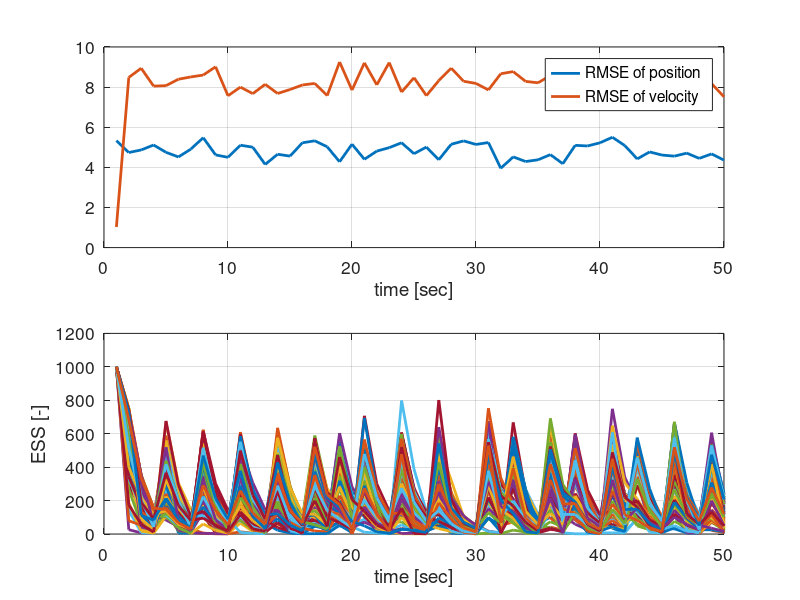

This figure's MATLAB source: (Note: this script raises an error after producing the figure.)
load 1_f_PF_SIR_1_1.mat
e_x_1_1 = x_true - xhat;
ESS_1_1 = ESS;

load 1_f_PF_SIR_1_2.mat
e_x_1_2 = x_true - xhat;
ESS_1_2 = ESS;

load 1_f_PF_SIR_1_3.mat
e_x_1_3 = x_true - xhat;
ESS_1_3 = ESS;

load 1_f_PF_SIR_1_4.mat
e_x_1_4 = x_true - xhat;
ESS_1_4 = ESS;

load 1_f_PF_SIR_2_1.mat
e_x_2_1 = x_true - xhat;
ESS_2_1 = ESS;

load 1_f_PF_SIR_2_2.mat
e_x_2_2 = x_true - xhat;
ESS_2_2 = ESS;

load 1_f_PF_SIR_2_3.mat
e_x_2_3 = x_true - xhat;
ESS_2_3 = ESS;

load 1_f_PF_SIR_2_4.mat
e_x_2_4 = x_true - xhat;
ESS_2_4 = ESS;

load 1_f_PF_SIR_3_1.mat
e_x_3_1 = x_true - xhat;
ESS_3_1 = ESS;

load 1_f_PF_SIR_3_2.mat
e_x_3_2 = x_true - xhat;
ESS_3_2 = ESS;

load 1_f_PF_SIR_3_3.mat
e_x_3_3 = x_true - xhat;
ESS_3_3 = ESS;

load 1_f_PF_SIR_3_4.mat
e_x_3_4 = x_true - xhat;
ESS_3_4 = ESS;

load 1_f_PF_SIR_4_1.mat
e_x_4_1 = x_true - xhat;
ESS_4_1 = ESS;

load 1_f_PF_SIR_4_2.mat
e_x_4_2 = x_true - xhat;
ESS_4_2 = ESS;

load 1_f_PF_SIR_4_3.mat
e_x_4_3 = x_true - xhat;
ESS_4_3 = ESS;

load 1_f_PF_SIR_4_4.mat
e_x_4_4 = x_true - xhat;
ESS_4_4 = ESS;

MC = size(e_x_1_1,1)/2;
simLen = size(e_x_1_1,2);

for i = 1:simLen
    RMS_SIR_1_1(:,i) = [sqrt(sum(e_x_1_1(1:2:end,i).^2)/MC);sqrt(sum(e_x_1_1(2:2:end,i).^2)/MC)];
    RMS_SIR_1_2(:,i) = [sqrt(sum(e_x_1_2(1:2:end,i).^2)/MC);sqrt(sum(e_x_1_2(2:2:end,i).^2)/MC)];
    RMS_SIR_1_3(:,i) = [sqrt(sum(e_x_1_3(1:2:end,i).^2)/MC);sqrt(sum(e_x_1_3(2:2:end,i).^2)/MC)];
    RMS_SIR_1_4(:,i) = [sqrt(sum(e_x_1_4(1:2:end,i).^2)/MC);sqrt(sum(e_x_1_4(2:2:end,i).^2)/MC)];
    RMS_SIR_2_1(:,i) = [sqrt(sum(e_x_2_1(1:2:end,i).^2)/MC);sqrt(sum(e_x_2_1(2:2:end,i).^2)/MC)];
    RMS_SIR_2_2(:,i) = [sqrt(sum(e_x_2_2(1:2:end,i).^2)/MC);sqrt(sum(e_x_2_2(2:2:end,i).^2)/MC)];
    RMS_SIR_2_3(:,i) = [sqrt(sum(e_x_2_3(1:2:end,i).^2)/MC);sqrt(sum(e_x_2_3(2:2:end,i).^2)/MC)];
    RMS_SIR_2_4(:,i) = [sqrt(sum(e_x_2_4(1:2:end,i).^2)/MC);sqrt(sum(e_x_2_4(2:2:end,i).^2)/MC)];
    RMS_SIR_3_1(:,i) = [sqrt(sum(e_x_3_1(1:2:end,i).^2)/MC);sqrt(sum(e_x_3_1(2:2:end,i).^2)/MC)];
    RMS_SIR_3_2(:,i) = [sqrt(sum(e_x_3_2(1:2:end,i).^2)/MC);sqrt(sum(e_x_3_2(2:2:end,i).^2)/MC)];
    RMS_SIR_3_3(:,i) = [sqrt(sum(e_x_3_3(1:2:end,i).^2)/MC);sqrt(sum(e_x_3_3(2:2:end,i).^2)/MC)];
    RMS_SIR_3_4(:,i) = [sqrt(sum(e_x_3_4(1:2:end,i).^2)/MC);sqrt(sum(e_x_3_4(2:2:end,i).^2)/MC)];
    RMS_SIR_4_1(:,i) = [sqrt(sum(e_x_4_1(1:2:end,i).^2)/MC);sqrt(sum(e_x_4_1(2:2:end,i).^2)/MC)];
    RMS_SIR_4_2(:,i) = [sqrt(sum(e_x_4_2(1:2:end,i).^2)/MC);sqrt(sum(e_x_4_2(2:2:end,i).^2)/MC)];
    RMS_SIR_4_3(:,i) = [sqrt(sum(e_x_4_3(1:2:end,i).^2)/MC);sqrt(sum(e_x_4_3(2:2:end,i).^2)/MC)];
    RMS_SIR_4_4(:,i) = [sqrt(sum(e_x_4_4(1:2:end,i).^2)/MC);sqrt(sum(e_x_4_4(2:2:end,i).^2)/MC)];
end

% settings
default_font_size = 12.5; % default font size
default_line_width = 2; % default line width

% case 1
    % case 1-1
    figure('DefaultAxesFontSize',default_font_size);
    subplot(2,1,1)
    plot(1:simLen,RMS_SIR_1_1(1,:),'LineWidth',default_line_width)
    hold on
    plot(1:simLen,RMS_SIR_1_1(2,:),'LineWidth',default_line_width)
    grid on
    xlabel('time [sec]')
    legend({'RMSE of position','RMSE of velocity'},'Location', 'best')
    subplot(2,1,2)
    plot(1:simLen,ESS_1_1,'LineWidth',default_line_width)
    grid on
    xlabel('time [sec]')
    ylabel('ESS [-]')
    sgtitle('SIR result (q = 10, r = 5, ESS threshold: 100)')
    % case 1-2
    figure('DefaultAxesFontSize',default_font_size);
    subplot(2,1,1)
    plot(1:simLen,RMS_SIR_1_2(1,:),'LineWidth',default_line_width)
    hold on
    plot(1:simLen,RMS_SIR_1_2(2,:),'LineWidth',default_line_width)
    grid on
    xlabel('time [sec]')
    legend({'RMSE of position','RMSE of velocity'},'Location', 'best')
    subplot(2,1,2)
    plot(1:simLen,ESS_1_2,'LineWidth',default_line_width)
    grid on
    xlabel('time [sec]')
    ylabel('ESS [-]')
    sgtitle('SIR result (q = 10, r = 5, ESS threshold: 300)')
    % case 1-3
    figure('DefaultAxesFontSize',default_font_size);
    subplot(2,1,1)
    plot(1:simLen,RMS_SIR_1_3(1,:),'LineWidth',default_line_width)
    hold on
    plot(1:simLen,RMS_SIR_1_3(2,:),'LineWidth',default_line_width)
    grid on
    xlabel('time [sec]')
    legend({'RMSE of position','RMSE of velocity'},'Location', 'best')
    subplot(2,1,2)
    plot(1:simLen,ESS_1_3,'LineWidth',default_line_width)
    grid on
    xlabel('time [sec]')
    ylabel('ESS [-]')
    sgtitle('SIR result (q = 10, r = 5, ESS threshold: 450)')
    % case 1-4
    figure('DefaultAxesFontSize',default_font_size);
    subplot(2,1,1)
    plot(1:simLen,RMS_SIR_1_4(1,:),'LineWidth',default_line_width)
    hold on
    plot(1:simLen,RMS_SIR_1_4(2,:),'LineWidth',default_line_width)
    grid on
    xlabel('time [sec]')
    legend({'RMSE of position','RMSE of velocity'},'Location', 'best')
    subplot(2,1,2)
    plot(1:simLen,ESS_1_4,'LineWidth',default_line_width)
    grid on
    xlabel('time [sec]')
    ylabel('ESS [-]')
    sgtitle('SIR result (q = 10, r = 5, ESS threshold: 600)')

% case 2
    % case 2-1
    figure('DefaultAxesFontSize',default_font_size);
    subplot(2,1,1)
    plot(1:simLen,RMS_SIR_2_1(1,:),'LineWidth',default_line_width)
    hold on
    plot(1:simLen,RMS_SIR_2_1(2,:),'LineWidth',default_line_width)
    grid on
    xlabel('time [sec]')
    legend({'RMSE of position','RMSE of velocity'},'Location', 'best')
    subplot(2,1,2)
    plot(1:simLen,ESS_2_1,'LineWidth',default_line_width)
    grid on
    xlabel('time [sec]')
    ylabel('ESS [-]')
    sgtitle('SIR result (q = 1, r = 5, ESS threshold: 100)')
    % case 2-2
    figure('DefaultAxesFontSize',default_font_size);
    subplot(2,1,1)
    plot(1:simLen,RMS_SIR_2_2(1,:),'LineWidth',default_line_width)
    hold on
    plot(1:simLen,RMS_SIR_2_2(2,:),'LineWidth',default_line_width)
    grid on
    xlabel('time [sec]')
    legend({'RMSE of position','RMSE of velocity'},'Location', 'best')
    subplot(2,1,2)
    plot(1:simLen,ESS_2_2,'LineWidth',default_line_width)
    grid on
    xlabel('time [sec]')
    ylabel('ESS [-]')
    sgtitle('SIR result (q = 1, r = 5, ESS threshold: 300)')
    % case 2-3
    figure('DefaultAxesFontSize',default_font_size);
    subplot(2,1,1)
    plot(1:simLen,RMS_SIR_2_3(1,:),'LineWidth',default_line_width)
    hold on
    plot(1:simLen,RMS_SIR_2_3(2,:),'LineWidth',default_line_width)
    grid on
    xlabel('time [sec]')
    legend({'RMSE of position','RMSE of velocity'},'Location', 'best')
    subplot(2,1,2)
    plot(1:simLen,ESS_2_3,'LineWidth',default_line_width)
    grid on
    xlabel('time [sec]')
    ylabel('ESS [-]')
    sgtitle('SIR result (q = 1, r = 5, ESS threshold: 450)')
    % case 2-4
    figure('DefaultAxesFontSize',default_font_size);
    subplot(2,1,1)
    plot(1:simLen,RMS_SIR_2_4(1,:),'LineWidth',default_line_width)
    hold on
    plot(1:simLen,RMS_SIR_2_4(2,:),'LineWidth',default_line_width)
    grid on
    xlabel('time [sec]')
    legend({'RMSE of position','RMSE of velocity'},'Location', 'best')
    subplot(2,1,2)
    plot(1:simLen,ESS_2_4,'LineWidth',default_line_width)
    grid on
    xlabel('time [sec]')
    ylabel('ESS [-]')
    sgtitle('SIR result (q = 1, r = 5, ESS threshold: 600)')    
    
% case 3
    % case 3-1
    figure('DefaultAxesFontSize',default_font_size);
    subplot(2,1,1)
    plot(1:simLen,RMS_SIR_3_1(1,:),'LineWidth',default_line_width)
    hold on
    plot(1:simLen,RMS_SIR_3_1(2,:),'LineWidth',default_line_width)
    grid on
    xlabel('time [sec]')
    legend({'RMSE of position','RMSE of velocity'},'Location', 'best')
    subplot(2,1,2)
    plot(1:simLen,ESS_3_1,'LineWidth',default_line_width)
    grid on
    xlabel('time [sec]')
    ylabel('ESS [-]')
    sgtitle('SIR result (q = 0.1, r = 5, ESS threshold: 100)')
    % case 3-2
    figure('DefaultAxesFontSize',default_font_size);
    subplot(2,1,1)
    plot(1:simLen,RMS_SIR_3_2(1,:),'LineWidth',default_line_width)
    hold on
    plot(1:simLen,RMS_SIR_3_2(2,:),'LineWidth',default_line_width)
    grid on
    xlabel('time [sec]')
    legend({'RMSE of position','RMSE of velocity'},'Location', 'best')
    subplot(2,1,2)
    plot(1:simLen,ESS_3_2,'LineWidth',default_line_width)
    grid on
    xlabel('time [sec]')
    ylabel('ESS [-]')
    sgtitle('SIR result (q = 0.1, r = 5, ESS threshold: 300)')
    % case 3-3
    figure('DefaultAxesFontSize',default_font_size);
    subplot(2,1,1)
    plot(1:simLen,RMS_SIR_3_3(1,:),'LineWidth',default_line_width)
    hold on
    plot(1:simLen,RMS_SIR_3_3(2,:),'LineWidth',default_line_width)
    grid on
    xlabel('time [sec]')
    legend({'RMSE of position','RMSE of velocity'},'Location', 'best')
    subplot(2,1,2)
    plot(1:simLen,ESS_3_3,'LineWidth',default_line_width)
    grid on
    xlabel('time [sec]')
    ylabel('ESS [-]')
    sgtitle('SIR result (q = 0.1, r = 5, ESS threshold: 450)')
    % case 3-4
    figure('DefaultAxesFontSize',default_font_size);
    subplot(2,1,1)
    plot(1:simLen,RMS_SIR_3_4(1,:),'LineWidth',default_line_width)
    hold on
    plot(1:simLen,RMS_SIR_3_4(2,:),'LineWidth',default_line_width)
    grid on
    xlabel('time [sec]')
    legend({'RMSE of position','RMSE of velocity'},'Location', 'best')
    subplot(2,1,2)
    plot(1:simLen,ESS_3_4,'LineWidth',default_line_width)
    grid on
    xlabel('time [sec]')
    ylabel('ESS [-]')
    sgtitle('SIR result (q = 0.1, r = 5, ESS threshold: 600)')    
    
% case 4
    % case 4-1
    figure('DefaultAxesFontSize',default_font_size);
    subplot(2,1,1)
    plot(1:simLen,RMS_SIR_4_1(1,:),'LineWidth',default_line_width)
    hold on
    plot(1:simLen,RMS_SIR_4_1(2,:),'LineWidth',default_line_width)
    grid on
    xlabel('time [sec]')
    legend({'RMSE of position','RMSE of velocity'},'Location', 'best')
    subplot(2,1,2)
    plot(1:simLen,ESS_4_1,'LineWidth',default_line_width)
    grid on
    xlabel('time [sec]')
    ylabel('ESS [-]')
    sgtitle('SIR result (q = 0.01, r = 5, ESS threshold: 100)')
    % case 4-2
    figure('DefaultAxesFontSize',default_font_size);
    subplot(2,1,1)
    plot(1:simLen,RMS_SIR_4_2(1,:),'LineWidth',default_line_width)
    hold on
    plot(1:simLen,RMS_SIR_4_2(2,:),'LineWidth',default_line_width)
    grid on
    xlabel('time [sec]')
    legend({'RMSE of position','RMSE of velocity'},'Location', 'best')
    subplot(2,1,2)
    plot(1:simLen,ESS_4_2,'LineWidth',default_line_width)
    grid on
    xlabel('time [sec]')
    ylabel('ESS [-]')
    sgtitle('SIR result (q = 0.01, r = 5, ESS threshold: 300)')
    % case 4-3
    figure('DefaultAxesFontSize',default_font_size);
    subplot(2,1,1)
    plot(1:simLen,RMS_SIR_4_3(1,:),'LineWidth',default_line_width)
    hold on
    plot(1:simLen,RMS_SIR_4_3(2,:),'LineWidth',default_line_width)
    grid on
    xlabel('time [sec]')
    legend({'RMSE of position','RMSE of velocity'},'Location', 'best')
    subplot(2,1,2)
    plot(1:simLen,ESS_4_3,'LineWidth',default_line_width)
    grid on
    xlabel('time [sec]')
    ylabel('ESS [-]')
    sgtitle('SIR result (q = 0.01, r = 5, ESS threshold: 450)')
    % case 4-4
    figure('DefaultAxesFontSize',default_font_size);
    subplot(2,1,1)
    plot(1:simLen,RMS_SIR_4_4(1,:),'LineWidth',default_line_width)
    hold on
    plot(1:simLen,RMS_SIR_4_4(2,:),'LineWidth',default_line_width)
    grid on
    xlabel('time [sec]')
    legend({'RMSE of position','RMSE of velocity'},'Location', 'best')
    subplot(2,1,2)
    plot(1:simLen,ESS_4_4,'LineWidth',default_line_width)
    grid on
    xlabel('time [sec]')
    ylabel('ESS [-]')
    sgtitle('SIR result (q = 0.01, r = 5, ESS threshold: 600)')    